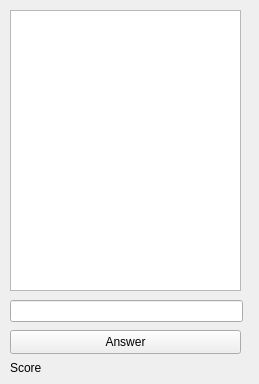
<?xml version="1.0" encoding="UTF-8"?>
<ui version="4.0">
 <class>PatricipantClass</class>
 <widget class="QMainWindow" name="PatricipantClass">
  <property name="geometry">
   <rect>
    <x>0</x>
    <y>0</y>
    <width>259</width>
    <height>384</height>
   </rect>
  </property>
  <property name="windowTitle">
   <string>Patricipant</string>
  </property>
  <widget class="QWidget" name="centralWidget">
   <widget class="QListWidget" name="listWidgetQuizes">
    <property name="geometry">
     <rect>
      <x>10</x>
      <y>10</y>
      <width>231</width>
      <height>281</height>
     </rect>
    </property>
   </widget>
   <widget class="QLineEdit" name="lineEditAnswer">
    <property name="geometry">
     <rect>
      <x>10</x>
      <y>300</y>
      <width>233</width>
      <height>22</height>
     </rect>
    </property>
   </widget>
   <widget class="QPushButton" name="pushButtonAnswer">
    <property name="geometry">
     <rect>
      <x>10</x>
      <y>330</y>
      <width>231</width>
      <height>24</height>
     </rect>
    </property>
    <property name="text">
     <string>Answer</string>
    </property>
   </widget>
   <widget class="QLabel" name="label_3">
    <property name="geometry">
     <rect>
      <x>10</x>
      <y>360</y>
      <width>32</width>
      <height>16</height>
     </rect>
    </property>
    <property name="text">
     <string>Score:</string>
    </property>
   </widget>
   <widget class="QLabel" name="labelScore">
    <property name="geometry">
     <rect>
      <x>60</x>
      <y>360</y>
      <width>51</width>
      <height>16</height>
     </rect>
    </property>
    <property name="text">
     <string/>
    </property>
   </widget>
  </widget>
 </widget>
 <layoutdefault spacing="6" margin="11"/>
 <resources/>
 <connections/>
</ui>
